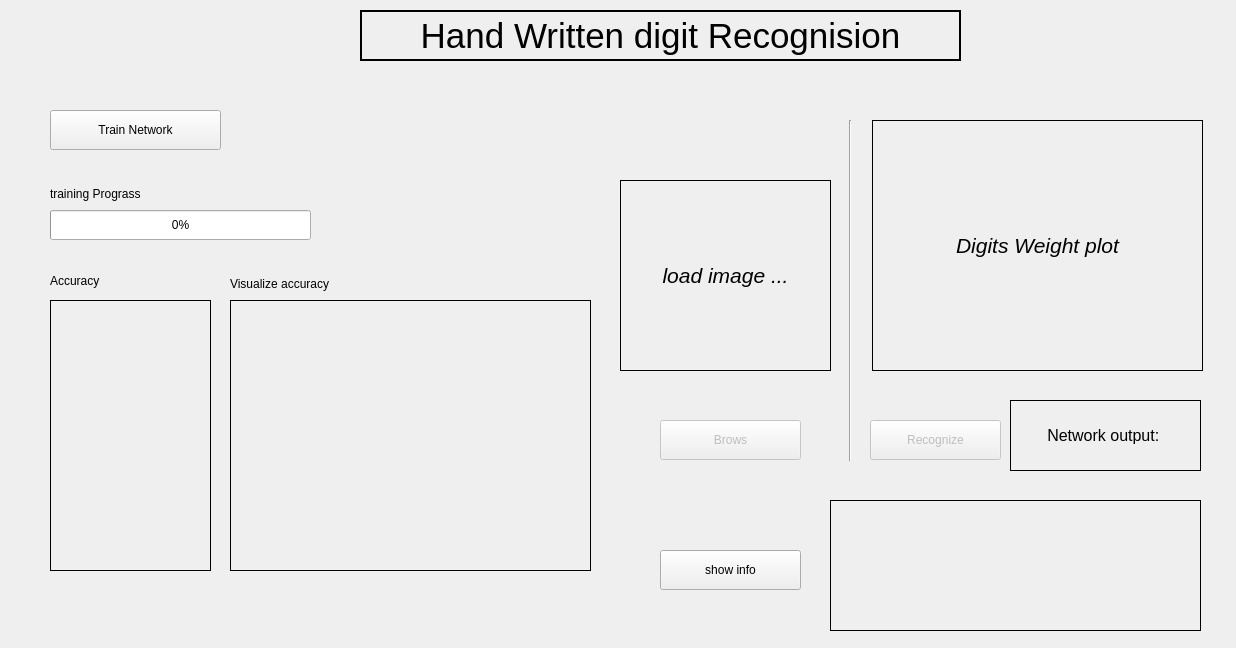
<?xml version="1.0" encoding="UTF-8"?>
<ui version="4.0">
 <class>Form</class>
 <widget class="QWidget" name="Form">
  <property name="geometry">
   <rect>
    <x>0</x>
    <y>0</y>
    <width>1236</width>
    <height>648</height>
   </rect>
  </property>
  <property name="windowTitle">
   <string>Form</string>
  </property>
  <widget class="QPushButton" name="pushButton_2">
   <property name="enabled">
    <bool>false</bool>
   </property>
   <property name="geometry">
    <rect>
     <x>870</x>
     <y>420</y>
     <width>131</width>
     <height>40</height>
    </rect>
   </property>
   <property name="text">
    <string>Recognize</string>
   </property>
  </widget>
  <widget class="QLabel" name="label">
   <property name="geometry">
    <rect>
     <x>1010</x>
     <y>400</y>
     <width>191</width>
     <height>71</height>
    </rect>
   </property>
   <property name="font">
    <font>
     <pointsize>12</pointsize>
     <weight>50</weight>
     <italic>false</italic>
     <bold>false</bold>
    </font>
   </property>
   <property name="frameShape">
    <enum>QFrame::Box</enum>
   </property>
   <property name="text">
    <string>Network output: </string>
   </property>
   <property name="alignment">
    <set>Qt::AlignCenter</set>
   </property>
  </widget>
  <widget class="QPushButton" name="pushButton">
   <property name="enabled">
    <bool>false</bool>
   </property>
   <property name="geometry">
    <rect>
     <x>660</x>
     <y>420</y>
     <width>141</width>
     <height>40</height>
    </rect>
   </property>
   <property name="text">
    <string>Brows</string>
   </property>
  </widget>
  <widget class="QLabel" name="label_2">
   <property name="geometry">
    <rect>
     <x>360</x>
     <y>10</y>
     <width>601</width>
     <height>51</height>
    </rect>
   </property>
   <property name="font">
    <font>
     <pointsize>26</pointsize>
    </font>
   </property>
   <property name="frameShape">
    <enum>QFrame::WinPanel</enum>
   </property>
   <property name="text">
    <string>Hand Written digit Recognision</string>
   </property>
   <property name="alignment">
    <set>Qt::AlignCenter</set>
   </property>
  </widget>
  <widget class="Line" name="line">
   <property name="geometry">
    <rect>
     <x>840</x>
     <y>120</y>
     <width>21</width>
     <height>341</height>
    </rect>
   </property>
   <property name="orientation">
    <enum>Qt::Vertical</enum>
   </property>
  </widget>
  <widget class="QLabel" name="label_3">
   <property name="geometry">
    <rect>
     <x>620</x>
     <y>180</y>
     <width>211</width>
     <height>191</height>
    </rect>
   </property>
   <property name="font">
    <font>
     <pointsize>16</pointsize>
     <italic>true</italic>
    </font>
   </property>
   <property name="frameShape">
    <enum>QFrame::Box</enum>
   </property>
   <property name="text">
    <string>load image ...</string>
   </property>
   <property name="alignment">
    <set>Qt::AlignCenter</set>
   </property>
  </widget>
  <widget class="QPushButton" name="pushButton_3">
   <property name="enabled">
    <bool>true</bool>
   </property>
   <property name="geometry">
    <rect>
     <x>50</x>
     <y>110</y>
     <width>171</width>
     <height>40</height>
    </rect>
   </property>
   <property name="text">
    <string>Train Network</string>
   </property>
  </widget>
  <widget class="QLabel" name="accuarcy_label">
   <property name="geometry">
    <rect>
     <x>50</x>
     <y>300</y>
     <width>161</width>
     <height>271</height>
    </rect>
   </property>
   <property name="font">
    <font>
     <pointsize>12</pointsize>
    </font>
   </property>
   <property name="frameShape">
    <enum>QFrame::Box</enum>
   </property>
   <property name="text">
    <string/>
   </property>
   <property name="scaledContents">
    <bool>false</bool>
   </property>
   <property name="alignment">
    <set>Qt::AlignLeading|Qt::AlignLeft|Qt::AlignTop</set>
   </property>
  </widget>
  <widget class="QLabel" name="ploting_label">
   <property name="geometry">
    <rect>
     <x>230</x>
     <y>300</y>
     <width>361</width>
     <height>271</height>
    </rect>
   </property>
   <property name="frameShape">
    <enum>QFrame::Box</enum>
   </property>
   <property name="text">
    <string/>
   </property>
  </widget>
  <widget class="QLabel" name="label_6">
   <property name="geometry">
    <rect>
     <x>50</x>
     <y>270</y>
     <width>121</width>
     <height>21</height>
    </rect>
   </property>
   <property name="text">
    <string>Accuracy</string>
   </property>
  </widget>
  <widget class="QLabel" name="label_7">
   <property name="geometry">
    <rect>
     <x>230</x>
     <y>270</y>
     <width>151</width>
     <height>28</height>
    </rect>
   </property>
   <property name="text">
    <string>Visualize accuracy</string>
   </property>
  </widget>
  <widget class="QProgressBar" name="progressBar">
   <property name="geometry">
    <rect>
     <x>50</x>
     <y>210</y>
     <width>261</width>
     <height>30</height>
    </rect>
   </property>
   <property name="autoFillBackground">
    <bool>true</bool>
   </property>
   <property name="value">
    <number>0</number>
   </property>
  </widget>
  <widget class="QLabel" name="label_4">
   <property name="geometry">
    <rect>
     <x>50</x>
     <y>180</y>
     <width>111</width>
     <height>28</height>
    </rect>
   </property>
   <property name="text">
    <string>training Prograss</string>
   </property>
  </widget>
  <widget class="QPushButton" name="show_info">
   <property name="geometry">
    <rect>
     <x>660</x>
     <y>550</y>
     <width>141</width>
     <height>40</height>
    </rect>
   </property>
   <property name="text">
    <string>show info</string>
   </property>
  </widget>
  <widget class="QLabel" name="label_5">
   <property name="geometry">
    <rect>
     <x>830</x>
     <y>500</y>
     <width>371</width>
     <height>131</height>
    </rect>
   </property>
   <property name="font">
    <font>
     <pointsize>12</pointsize>
    </font>
   </property>
   <property name="frameShape">
    <enum>QFrame::Box</enum>
   </property>
   <property name="text">
    <string/>
   </property>
   <property name="alignment">
    <set>Qt::AlignLeading|Qt::AlignLeft|Qt::AlignTop</set>
   </property>
  </widget>
  <widget class="QLabel" name="Digites_plot">
   <property name="geometry">
    <rect>
     <x>872</x>
     <y>120</y>
     <width>331</width>
     <height>251</height>
    </rect>
   </property>
   <property name="font">
    <font>
     <pointsize>16</pointsize>
     <italic>true</italic>
    </font>
   </property>
   <property name="frameShape">
    <enum>QFrame::Box</enum>
   </property>
   <property name="text">
    <string>Digits Weight plot</string>
   </property>
   <property name="alignment">
    <set>Qt::AlignCenter</set>
   </property>
  </widget>
 </widget>
 <resources/>
 <connections/>
</ui>
